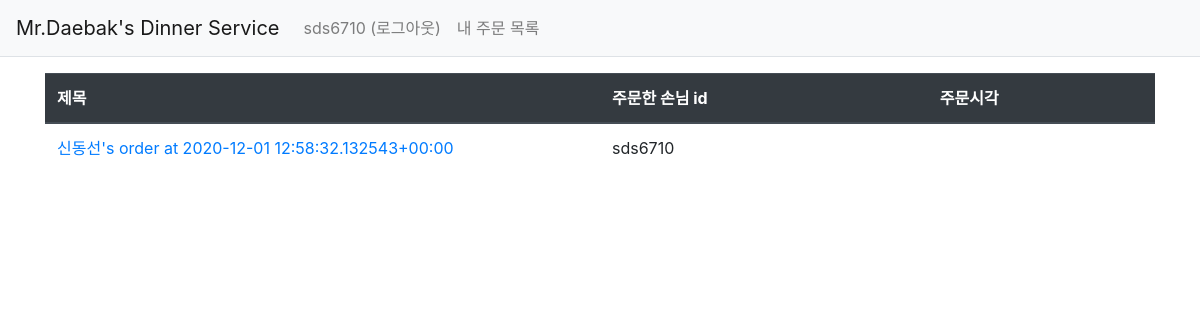
The app's page /myorder/order/my_order_list/ (signed in) with its own data.
### myorder/models.py (models this page shows)
class Order(models.Model):
    username = models.TextField()
    customer = models.ForeignKey(User, on_delete=models.CASCADE, null=True)
    dinner = models.ForeignKey('Dinner', on_delete=models.CASCADE, default=None)
    style = models.ForeignKey('Style', on_delete=models.CASCADE, default=None)
    details = models.TextField()
    people = models.IntegerField(default=1)
    address = models.TextField()
    create_date = models.DateTimeField()
    def __str__(self):
        return str(self.username) + '\'s order at ' + str(self.create_date)

### myorder/views.py (the view)
# urls.py: path('order/my_order_list/', views.my_order_list, name="my_order_list"),
def my_order_list(request):
    if request.user:
        order_list = Order.objects.order_by('-create_date')
        order_list = order_list.filter(
            Q(customer__username__icontains=request.user.username)
        )
        context = {'order_list': order_list}
        return render(request, 'myorder/my_order_list.html', context)

### templates/myorder/my_order_list.html
{% extends 'base.html' %}
{% block content %}
<div class="container my-3">
    <table class="table">
        <thead>
        <tr class="thead-dark">
            <th style="width:50%">제목</th>
            <th>주문한 손님 id</th>
            <th>주문시각</th>
        </tr>
        </thead>
        <tbody>
        {% if order_list %}
        {% for order in order_list %}
        <tr>
            <td>
                <a href="{% url 'myorder:order_detail' order.id %}">{{ order }}</a>
            </td>
            <td> {{ order.customer.username }}</td>
            <td> {{ order.created_date }} </td>
        </tr>
        {% endfor %}
        {% else %}
        <tr>
            <td colspan="3">주문이 없습니다.</td>
        </tr>
        {% endif %}
        </tbody>
    </table>
</div>
{% endblock %}

### templates/navbar.html (shortened to what this page needs)
<nav class="navbar navbar-expand-lg navbar-light bg-light border-bottom">
    <a class="navbar-brand" href="{% url 'myorder:index' %}">Mr.Daebak's Dinner Service</a>
    <div class="collapse navbar-collapse flex-grow-0" id="navbarNav">
        <ul class="navbar-nav">
            <li class="nav-item ">
                {% if user.is_authenticated %}
                <a class="nav-link" href="{% url 'common:logout' %}">{{ user.username }} (로그아웃)</a>
                {% else %}
                <a class="nav-link" href="{% url 'common:login' %}">로그인</a>
                {% endif %}
            </li>
            <li class="nav-item">
                {% if not user.is_staff and user.is_authenticated %}
                <a class="nav-link" href="{% url 'myorder:my_order_list' %}">내 주문 목록</a>
                {% endif %}
            </li>
        </ul>
    </div>
</nav>

### records on screen
Order: username+create_date "신동선's order at 2020-12-01 12:58:32.132543+00:00", customer.username "sds6710"

### other values on screen
{{ user.username }} "sds6710"
